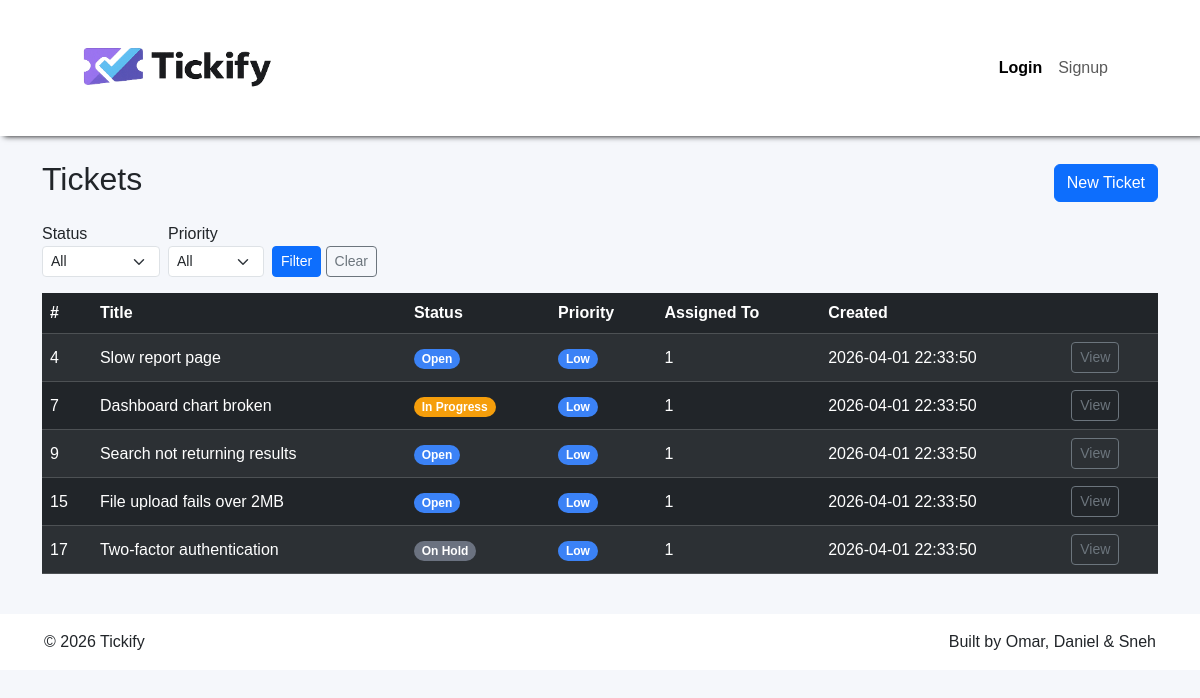
The page /TicketManagement.php?priority=4 on the database its author committed.
### tables this page shows
CREATE TABLE tickets (
    id          INT AUTO_INCREMENT PRIMARY KEY,
    title       VARCHAR(200) NOT NULL,
    description TEXT NOT NULL,
     
    status      ENUM('open', 'in_progress', 'on_hold', 'resolved', 'closed', 'cancelled') DEFAULT 'open',
    priority    INT DEFAULT 3 CHECK (priority BETWEEN 1 AND 5),
    created_by  INT NOT NULL,
    assigned_to INT,
    created_at  TIMESTAMP DEFAULT CURRENT_TIMESTAMP,
    updated_at  TIMESTAMP DEFAULT CURRENT_TIMESTAMP ON UPDATE CURRENT_TIMESTAMP,
    FOREIGN KEY (created_by) REFERENCES users(id),
    FOREIGN KEY (assigned_to) REFERENCES users(id)
);

### TicketRepository.php (called while the page is built, shortened)
<?php
require_once 'Ticket.php';
class TicketRepository
{
    private PDO $pdo;
    public function __construct(PDO $pdo)
    {
        $this->pdo = $pdo;
    }
    public function getFilteredTickets(string $status = '', string $priority = ''): array
    {
        $sql = 'SELECT * FROM tickets WHERE assigned_to = 1';
        $params = [];
        if ($priority !== '') {
            $sql .= ' AND priority = :priority';
            $params[':priority'] = (int) $priority;
        }
        $sql .= ' ORDER BY created_at DESC';
        $stmt = $this->pdo->prepare($sql);
        $stmt->execute($params);
        $tickets = [];
        while ($row = $stmt->fetch(PDO::FETCH_ASSOC)) {
            $tickets[] = new Ticket(
                $row['id'],
                $row['title'],
                $row['description'],
                $row['status'],
                (int) $row['priority'],
                (int) $row['created_by'],
                $row['assigned_to'] ? (int) $row['assigned_to'] : null,
                $row['created_at'],
                $row['updated_at']
            );
        }
        return $tickets;
    }
}
?>

### Ticket.php (called while the page is built, shortened)
<?php
class Ticket {
    private ?int $id;
    private string $title;
    private string $status;
    private int $priority;
    private int $assignedTo;
    private ?string $createdAt;
    public function __construct(
        ?int $id,
        string $title,
        string $description,
        string $status,
        int $priority,
        int $createdBy,
        int $assignedTo,
        ?string $createdAt = null,
        ?string $updatedAt = null
    ) {
        $this->id = $id;
        $this->title = trim($title);
        $this->status = $status;
        $this->priority = $priority;
        $this->assignedTo = $assignedTo;
        $this->createdAt = $createdAt;
    }
    public function getId(): ?int {
        return $this->id;
    }
    public function getTitle(): string {
        return $this->title;
    }
    public function getStatus(): string {
        return $this->status;
    }
    public function getPriority(): int {
        return $this->priority;
    }
    public function getAssignedTo(): ?int {
        return $this->assignedTo;
    }
    public function getCreatedAt(): ?string {
        return $this->createdAt;
    }
}

### enum/TicketStatusEnum.php (called while the page is built, shortened)
<?php
enum TicketStatusEnum: string
{
    public function label(): string
    {
        return match ($this) {
            self::Open => 'Open',
            self::InProgress => 'In Progress',
            self::OnHold => 'On Hold',
            self::Resolved => 'Resolved',
            self::Closed => 'Closed',
            self::Cancelled => 'Cancelled',
        };
    }
        public function color(): string
    {
        return match ($this) {
            self::Open => '#3B82F6',
            self::InProgress => '#F59E0B',
            self::OnHold => '#6B7280',
            self::Resolved => '#10B981',
            self::Closed => '#1F2937',
            self::Cancelled => '#EF4444',
        };
    }
}
?>

### enum/TicketPriorityEnum.php (called while the page is built, shortened)
<?php
enum TicketPriorityEnum: int
{
    public function label(): string
    {
        return match ($this) {
            self::Critical => 'Critical',
            self::High => 'High',
            self::Medium => 'Medium',
            self::Low => 'Low',
            self::Trivial => 'Trivial',
        };
    }
    public function color(): string
    {
        return match ($this) {
            self::Critical => '#DC2626',
            self::High => '#F97316',
            self::Medium => '#EAB308',
            self::Low => '#3B82F6',
            self::Trivial => '#9CA3AF',
        };
    }
}
?>

### TicketManagement.php (the view, shortened to what this page needs)
<?php
require_once 'Ticket.php';
require_once 'TicketRepository.php';
require_once 'database.php';
require_once 'enum/TicketPriorityEnum.php';
require_once 'enum/TicketStatusEnum.php';
$errors = [];
if ($_SERVER['REQUEST_METHOD'] === 'GET') {
    try {
        $filterStatus = $_GET['status'] ?? '';
        $filterPriority = $_GET['priority'] ?? '';
        try {
            $ticketRepository = new TicketRepository($pdo);
            $tickets = $ticketRepository->getFilteredTickets($filterStatus, $filterPriority);
        } catch (Exception $e) {
            $errors['general'] = 'Error fetching tickets: ' . $e->getMessage();
        }
    } catch (Exception $e) {
        $errors['general'] = 'Error fetching tickets: ' . $e->getMessage();
    }
}
?>
<!DOCTYPE html>
<html lang="en">
<head>
    <link href="https://cdn.jsdelivr.net/npm/bootstrap@5.3.8/dist/css/bootstrap.min.css" rel="stylesheet"
>
    <link rel="stylesheet" href="style.css">
</head>
<body>
    <header>
        <nav class="navbar navbar-expand-lg">
            <div class="container-fluid">
                <a href="./index.php"><img src="./images/tickify_logo.png" class="header-logo"></a>
                <div class="d-flex" id="navbarNavAltMarkup">
                    <div class="navbar-nav">
                        <a class="nav-link active" aria-current="page" href="./index.php">Login</a>
                        <a class="nav-link" href="./signup.php">Signup</a>
                    </div>
                </div>
            </div>
        </nav>
    </header>
    <main class="container my-4">
        <div class="d-flex justify-content-between align-items-center mb-3">
            <h2>Tickets</h2>
            <a href="./create_ticket.php" class="btn btn-primary">New Ticket</a>
        </div>
        <?php if (empty($tickets)): ?>
            <div class="alert alert-info">No tickets found.</div>
        <?php else: ?>
            <div class="table-responsive">
                <form method="GET" class="row g-2 mb-3 align-items-end">
                    <div class="col-auto">
                        <label class="form-label mb-0">Status</label>
                        <select name="status" class="form-select form-select-sm">
                            <option value="">All</option>
                        </select>
                    </div>
                    <div class="col-auto">
                        <label class="form-label mb-0">Priority</label>
                        <select name="priority" class="form-select form-select-sm">
                            <option value="">All</option>
                        </select>
                    </div>
                    <div class="col-auto">
                        <button type="submit" class="btn btn-sm btn-primary">Filter</button>
                        <a href="./TicketManagement.php" class="btn btn-sm btn-outline-secondary">Clear</a>
                    </div>
                </form>
                <table class="table table-hover table-dark align-middle table-striped">
                    <thead class="table-dark">
                        <tr>
                            <th>#</th>
                            <th>Title</th>
                            <th>Status</th>
                            <th>Priority</th>
                            <th>Assigned To</th>
                            <th>Created</th>
                            <th></th>
                        </tr>
                    </thead>
                    <tbody>
                        <?php foreach ($tickets as $ticket):
                            $status = TicketStatusEnum::from($ticket->getStatus());
                            $priority = TicketPriorityEnum::from($ticket->getPriority());
                            ?>
                            <tr>
                                <td><?= $ticket->getId() ?></td>
                                <td><?= htmlspecialchars($ticket->getTitle()) ?></td>
                                <td>
                                    <span class="badge rounded-pill" style="background-color: <?= $status->color() ?>">
                                        <?= $status->label() ?>
                                    </span>
                                </td>
                                <td>
                                    <span class="badge rounded-pill" style="background-color: <?= $priority->color() ?>">
                                        <?= $priority->label() ?>
                                    </span>
                                </td>
                                <td><?= $ticket->getAssignedTo() ?? '—' ?></td>
                                <td><?= $ticket->getCreatedAt() ?></td>
                                <td>
                                    <a href="./ticketDetail.php?id=<?= $ticket->getId() ?>" class="btn btn-sm btn-outline-secondary">
                                        View
                                    </a>
                                </td>
                            </tr>
                        <?php endforeach; ?>
                    </tbody>
                </table>
            </div>
        <?php endif; ?>
    </main>
    <footer class="footer">
        <div class="container d-flex justify-content-between align-items-center">
            <p class="mb-0">&copy; 2026 Tickify</p>
            <p class="mb-0">
                Built by Omar, Daniel & Sneh
            </p>
        </div>
    </footer>
</body>
</html>

### style.css (style rules this page uses)
* { margin: 0; font-family: Arial, Helvetica, sans-serif; }
header { padding: 2rem 4rem; background-color: white; box-shadow: 4px 0px 6px black; }
.header-logo { width: 200px; }
.footer { background-color: white; padding: 1rem 2rem; }
.footer p { margin: 0; }
.navbar .nav-link.active { font-weight: bold; }
#navbarNavAltMarkup { padding: 0.5rem; }
body { background-color: #F5F7FB; }

### rows shown on the page
tickets: priority "4", title "Slow report page", label "Open", label "Low", assigned_to "1", created_at "2026-04-01 22:33:50"
tickets: id "7", title "Dashboard chart broken", label "In Progress", label "Low", assigned_to "1", created_at "2026-04-01 22:33:50"
tickets: id "9", title "Search not returning results", label "Open", label "Low", assigned_to "1", created_at "2026-04-01 22:33:50"
tickets: id "15", title "File upload fails over 2MB", label "Open", label "Low", assigned_to "1", created_at "2026-04-01 22:33:50"
tickets: id "17", title "Two-factor authentication", label "On Hold", label "Low", assigned_to "1", created_at "2026-04-01 22:33:50"
